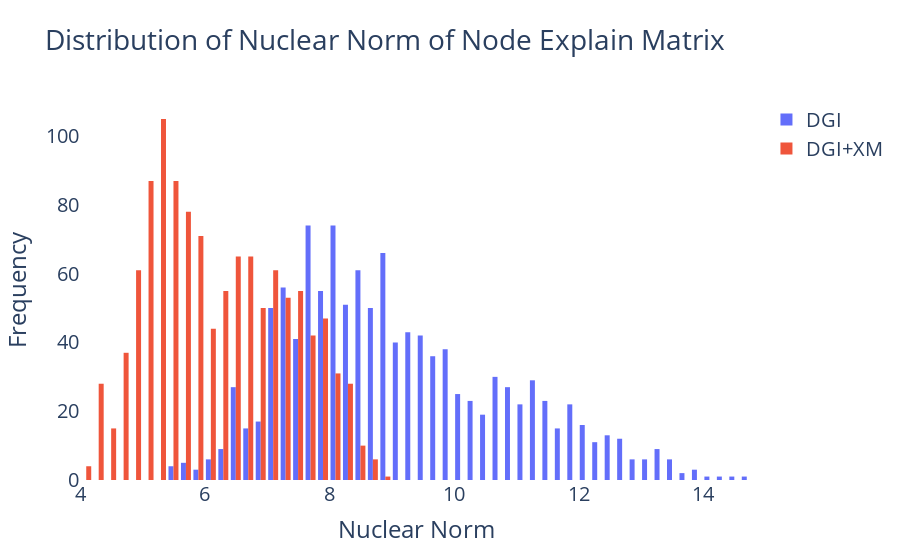

The cell this chart's notebook holds for it:
### Code cell
fig = go.Figure()

fig.add_trace(go.Histogram(x = norm_og, 
                           name = 'DGI'))
fig.add_trace(go.Histogram(x = norm_plus, 
                           name = 'DGI+XM'))


fig.update_layout(title_text = 'Distribution of Nuclear Norm of Node Explain Matrix', 
                  xaxis_title_text = 'Nuclear Norm', 
                  yaxis_title_text = 'Frequency', 
                  paper_bgcolor = 'white', 
                  plot_bgcolor = 'white', 
                  font = dict(size = 20))
fig.show()

### Figure 1 — Plotly figure (JSON) as saved in the notebook; plotly's stock layout.template omitted (floating-point values rounded to 4 significant figures; data arrays with more than 128 entries replaced by an {"elided": "..."} marker saying what was removed)
{"data": [{"name": "DGI", "type": "histogram", "x": {"elided": "1186 float values"}}, {"name": "DGI+XM", "type": "histogram", "x": {"elided": "1186 float values"}}], "layout": {"font": {"size": 20}, "paper_bgcolor": "white", "plot_bgcolor": "white", "title": {"text": "Distribution of Nuclear Norm of Node Explain Matrix"}, "xaxis": {"title": {"text": "Nuclear Norm"}}, "yaxis": {"title": {"text": "Frequency"}}}}
